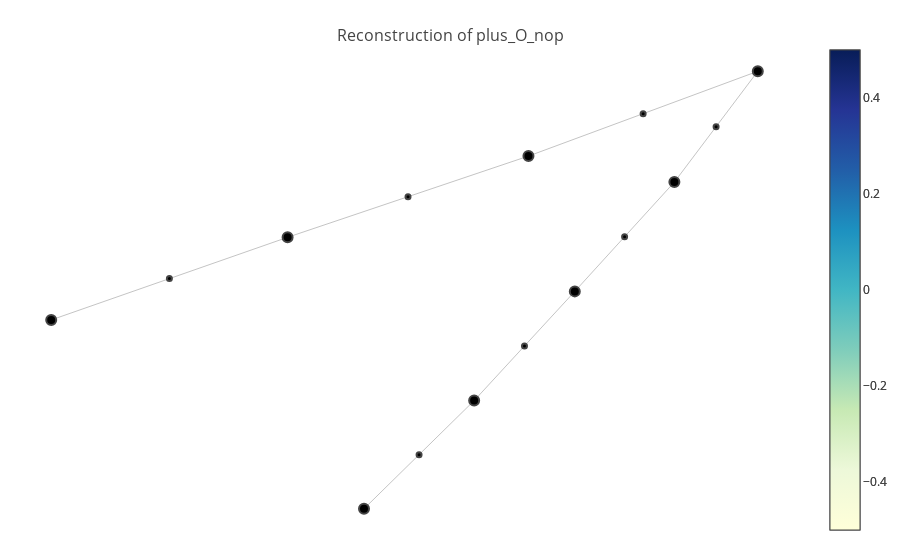

The notebook cell this image was saved under:
### Code cell
from ml4tputils.visualize import *
from ml4tputils.recon.tactr import *

# tgtlem = "split_pat"
# tgtlem = "case_split"
# file = "/Users/dehuang/Documents/research/ml4tp/ex/test.dump2"

# tgtlem = "foo"
# file = "/Users/dehuang/Documents/research/ml4tp/ex/do.dump"

# tgtlem = "rewrite_eq_0"
# file = "/Users/dehuang/Documents/research/ml4tp/ex/alg.dump"

# tgtlem = "rewrite_eq_0"
# file = "/Users/dehuang/Documents/research/ml4tp/theorems.dump"

tgtlem = "plus_O_nop"
file = "/Users/dehuang/Documents/research/ml4tp/ex/running.dump"

vis = Visualize(f_display=True, f_jupyter=True, f_verbose=False)
tactr = vis.visualize_lemma(file, tgtlem)

# for _, tacs in tactr.tactics().items():
#     print("HERE")
#     for tac in tacs:
#         print(tac.ftac)
# for edge in tactr.graph.edges():
#     print("SRC", edge[0].gid, "TGT", edge[1].gid)
# print(tactr.graph.out_degree([TacTrNode(5, TacStKind.LIVE)]))

### Figure 1 — Plotly figure (JSON) as saved in the notebook; plotly's stock layout.template omitted (floating-point values rounded to 4 significant figures)
{"data": [{"hoverinfo": null, "line": {"color": "#888", "width": 0.5}, "mode": "lines", "type": "scatter", "x": [0.412, 0.09035, null, 0.412, 0.295, null, 0.09035, -0.2475, null, 0.295, 0.1554, null, -0.2475, -0.5791, null, 0.1554, 0.01416, null, 0.01416, -0.1403, null], "y": [0.8396, 0.4828, null, 0.8396, 0.3736, null, 0.4828, 0.1414, null, 0.3736, -0.08603, null, 0.1414, -0.2061, null, -0.08603, -0.5452, null, -0.5452, -1, null]}, {"hoverinfo": "text", "marker": {"color": [], "colorscale": "YIGnBu", "line": {"width": 2}, "reversescale": true, "showscale": true, "size": 10}, "mode": "markers", "text": ["gid: 2(uid=0)<br><br>=====================<br>forall n : nat, n + 0 = n", "gid: 7(uid=1)<br><br>=====================<br>0 + 0 = 0", "gid: 10(uid=2)<br>n: nat<br>IHn: n + 0 = n<br>=====================<br>S n + 0 = S n", "gid: 12(uid=3)<br><br>=====================<br>0 = 0", "gid: 14(uid=4)<br>n: nat<br>IHn: n + 0 = n<br>=====================<br>S (n + 0) = S n", "gid: T0(uid=5)", "gid: 16(uid=6)<br>n: nat<br>IHn: n + 0 = n<br>=====================<br>S n = S n", "gid: T1(uid=7)"], "type": "scatter", "x": [0.412, 0.09035, 0.295, -0.2475, 0.1554, -0.5791, 0.01416, -0.1403], "y": [0.8396, 0.4828, 0.3736, 0.1414, -0.08603, -0.2061, -0.5452, -1]}, {"hoverinfo": "text", "marker": {"color": [], "colorscale": "YIGnBu", "line": {"width": 2}, "reversescale": true, "showscale": true, "size": 5}, "mode": "markers", "text": ["ftac: (induction n | lids=set(), gids=set())", "ftac: (induction n | lids=set(), gids=set())", "ftac: (simpl | lids=set(), gids=set())", "ftac: (simpl | lids=set(), gids=set())", "ftac: (<coretactics::reflexivity@0> | lids=set(), gids=set())", "ftac: (rewrite IHn | lids={'IHn'}, gids=set())", "ftac: (<coretactics::reflexivity@0> | lids=set(), gids=set())"], "type": "scatter", "x": [0.2512, 0.3535, -0.07858, 0.2252, -0.4133, 0.08476, -0.06309], "y": [0.6612, 0.6066, 0.3121, 0.1438, -0.03239, -0.3156, -0.7726]}], "layout": {"hovermode": "closest", "margin": {"b": 20, "l": 5, "r": 5, "t": 40}, "showlegend": false, "title": "<br>Reconstruction of plus_O_nop", "titlefont": {"size": 16}, "xaxis": {"showgrid": false, "showticklabels": false, "zeroline": false}, "yaxis": {"showgrid": false, "showticklabels": false, "zeroline": false}}}
